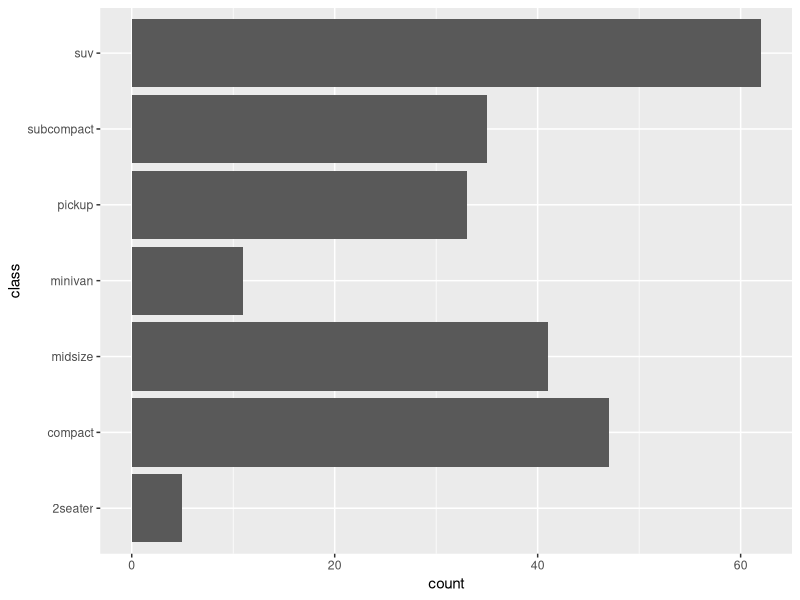
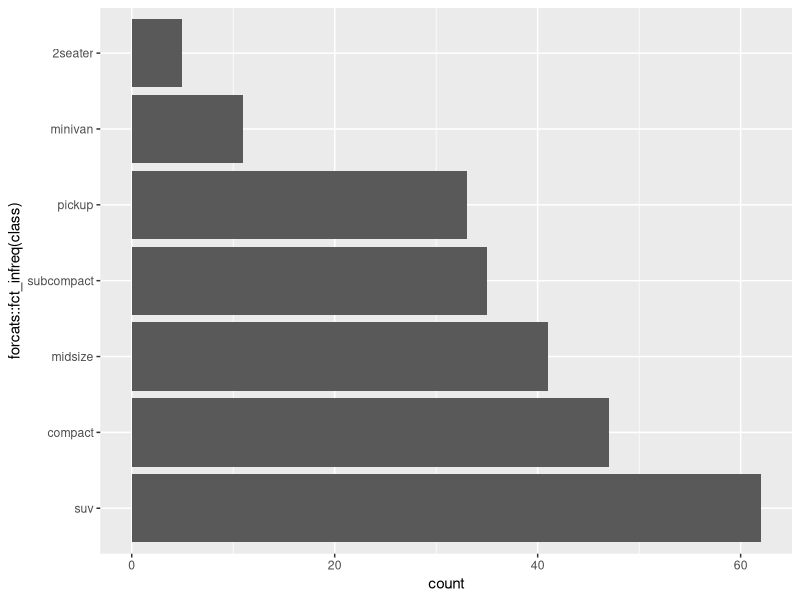
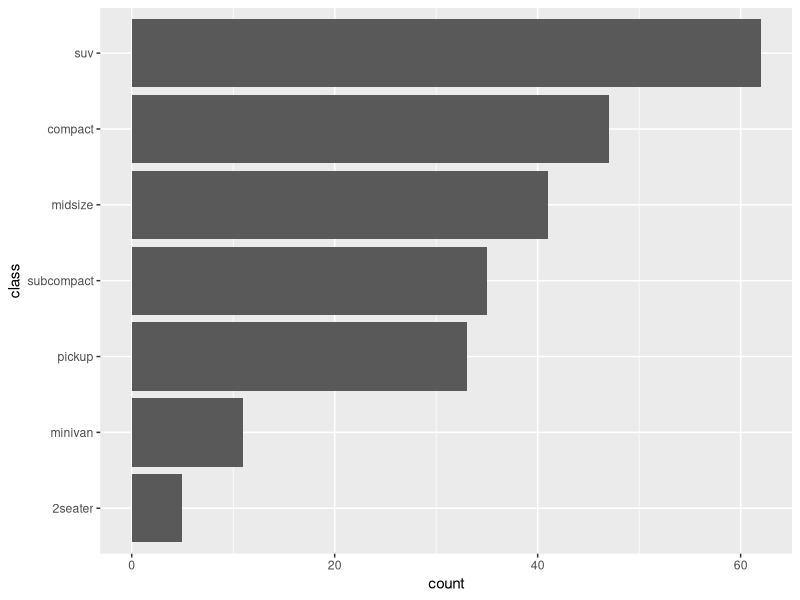
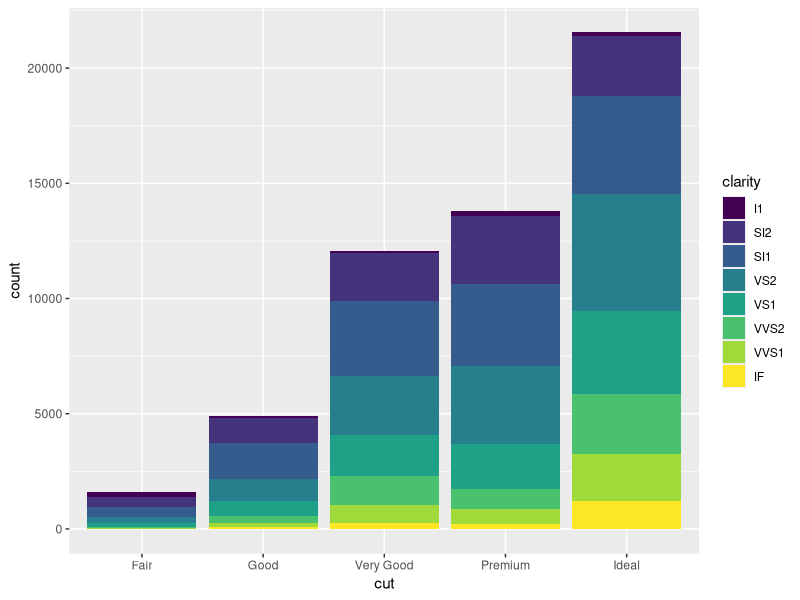
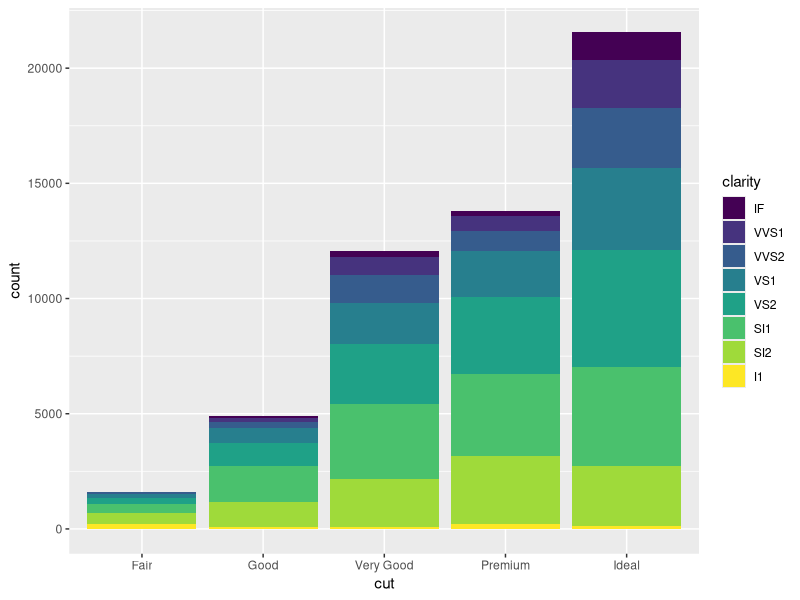
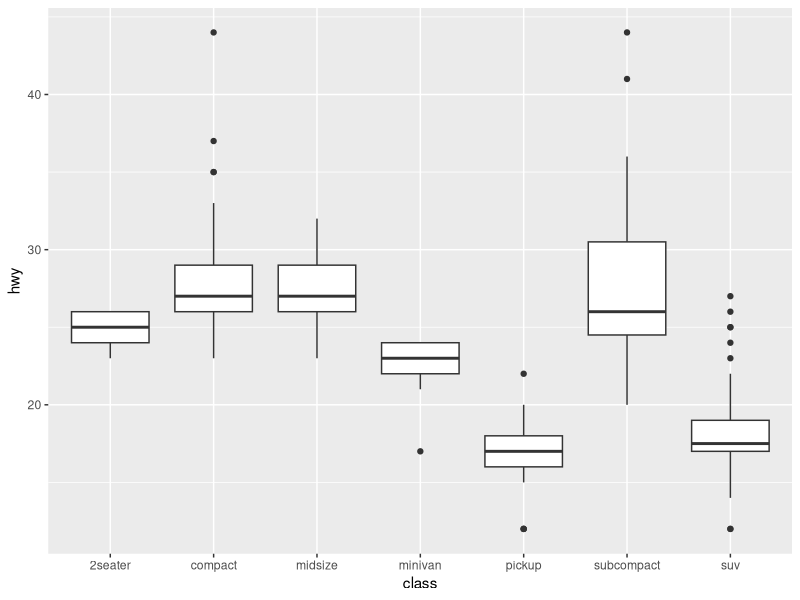
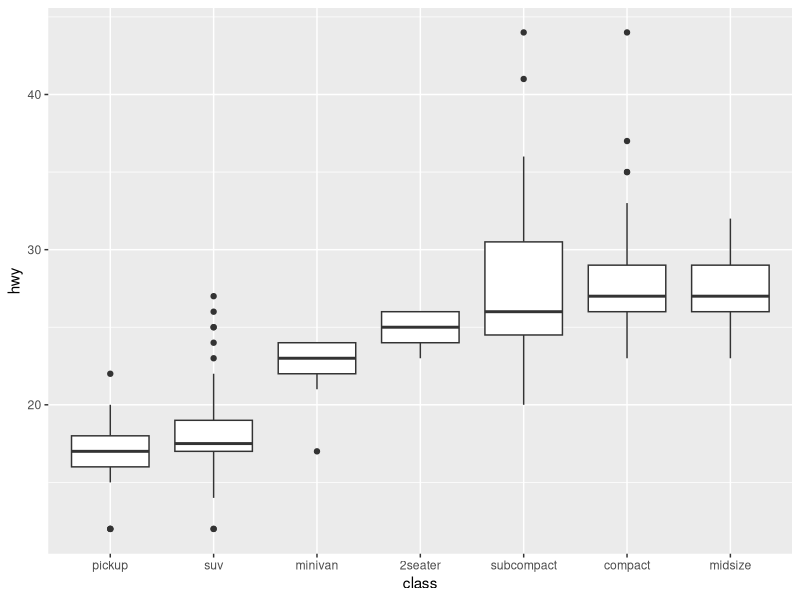
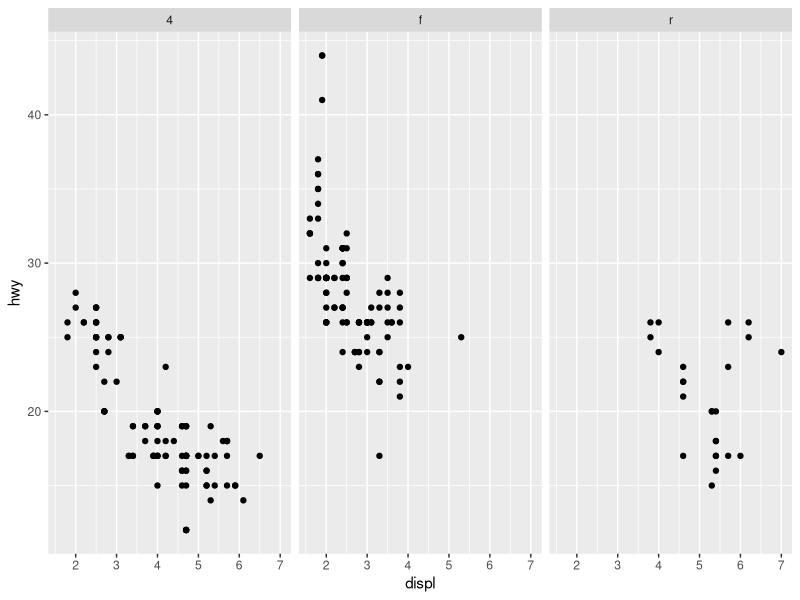

The R source for these figures, in order:
## ---- chunk 1
#| include: false
library(ggplot2)
library(dplyr)
library(tibble)
## ---- chunk 2
#| fig.alt: "A horizontal bar plot showing counts on the x-axis and seven
#|  types of cars on the y-axis. From bottom to top, the car types are in
#|  alphabetical order."
ggplot(mpg, aes(y = class)) +
  geom_bar()
## ---- chunk 3
#| fig.alt: "A horizontal bar plot showing counts on the x-axis and seven
#|  types of cars on the y-axis. From top to bottom, the car types are ordered
#|  by increasing number of cars."
ggplot(mpg, aes(y = forcats::fct_infreq(class))) +
  geom_bar()
## ---- chunk 4
#| fig.alt: "A horizontal bar plot showing counts on the x-axis and seven
#|  types of cars on the y-axis. From top to bottom, the car types are ordered
#|  in decreasing number of cars."
ggplot(mpg, aes(y = forcats::fct_rev(forcats::fct_infreq(class)))) +
  geom_bar() +
  labs(y = "class")
## ---- chunk 5
#| fig.alt: "A stacked bar plot showing counts on the y-axis and five cut 
#|  qualities of diamonds on the x-axis. Within every stacked bar, the fill 
#|  colour indicates an ordinal clarity of the diamond. The worst clarity has
#|  the darkest colour and the best quality has the lightest colour. The best
#|  clarity is the bar on the bottom."
ggplot(diamonds, aes(x = cut, fill = clarity)) +
  geom_bar()
## ---- chunk 6
#| fig.alt: "A stacked bar plot showing counts on the y-axis and five cut 
#|  qualities of diamonds on the x-axis. Within every stacked bar, the fill 
#|  colour indicates an ordinal clarity of the diamond. The worst clarity has
#|  the lightest colour and the best quality has the darkest colour. The worst
#|  clarity is the bar on the bottom."
ggplot(diamonds, aes(x = cut, fill = forcats::fct_rev(clarity))) +
  geom_bar() +
  labs(fill = "clarity")
## ---- chunk 7
#| fig.alt: "A boxplot showing the highway miles per gallon on the y-axis for
#|  seven types of car on the x-axis. The car types on the x-axis are in 
#|  alphabetical order."
ggplot(mpg, aes(x = class, y = hwy)) +
  geom_boxplot()
## ---- chunk 8
#| fig.alt: "A boxplot showing the highway miles per gallon on the y-axis for
#|  seven types of car on the x-axis. The car types on the x-axis sorted from
#|  left to right by increasing medians."
ggplot(mpg, aes(x = forcats::fct_reorder(class, hwy, .fun = median), y = hwy)) +
  geom_boxplot() +
  labs(x = "class")
## ---- chunk 9
#| fig.alt: "A scatter plot showing the engine displacement on the x-axis and
#|  highway miles per gallon on the y-axis of 234 cars. The plot has three 
#|  panels in a 1-row, 3-column layout for three types of drive train. The drive
#|  trains are ordered alphabetically in the horizontal direction."
ggplot(mpg, aes(x = displ, y = hwy)) +
  geom_point() +
  facet_wrap(~drv)
## ---- chunk 10
#| fig.alt: "A scatter plot showing the engine displacement on the x-axis and
#|  highway miles per gallon on the y-axis of 234 cars. The plot has three 
#|  panels in a 1-row, 3-column layout for three types of drive train. The drive
#|  trains are in the order 'r', 'f' and '4' from left to right."
ggplot(mpg, aes(x = displ, y = hwy)) +
  geom_point() +
  facet_wrap(~forcats::fct_relevel(drv, "r", "f", "4"))
## ---- chunk 11
df <- tibble::tribble(
  ~id, ~x,   ~y, ~shape,            ~fill,
  1,   0.01, 0,  "circle filled",   "blue",
  2,   1,    0,  "square filled",   "red",
  3,   0.99, 0,  "asterisk",        "black",
  4,   0,    0,  "triangle filled", "yellow"
)
## ---- chunk 12
#| fig.alt: "A scatter plot showing four points at the same y-positions but at 
#|  four x-positions, of which two are very distinct. Every point has a distinct 
#|  shape and colour. A yellow triangle is plotted on top of a blue circle. 
#|  A black asterisk is plotted on top of a red square."
ggplot(df, aes(x = x, y = y, fill = fill, shape = shape)) +
  geom_point(size = 8) +
  scale_shape_identity() +
  scale_fill_identity()
## ---- chunk 13
#| fig.alt: "A scatter plot showing four points at the same y-positions but at 
#|  four x-positions, of which two are very distinct. Every point has a distinct 
#|  shape and colour. A blue circle is plotted on top of a yellow triangle. A 
#|  red square is plotted on top of a black asterisk."
df_arranged <- df |> dplyr::arrange(x)

df_arranged |>
  ggplot(aes(x = x, y = y, fill = fill, shape = shape)) +
  geom_point(size = 8) +
  scale_shape_identity() +
  scale_fill_identity()
## ---- chunk 14
#| fig.alt:
#| - "A scatter plot showing four points at the same y-positions but at four 
#|  x-positions, of which two are very distinct. Every point has a distinct shape
#|  and colour. A yellow triangle is plotted on top of a blue circle. A black 
#|  asterisk is plotted on top of a red square."
#| - "A scatter plot showing four points at the same y-positions but at four 
#|  x-positions, of which two are very distinct. Every point has a distinct shape
#|  and colour. A blue circle is plotted on top of a yellow triangle. A black 
#|  asterisk is plotted on top of a red square."

ggplot(mapping = aes(x = x, y = y, fill = fill, shape = shape)) +
  geom_point(data = df |> filter(shape != "asterisk"), size = 8) +
  geom_point(data = df |> filter(shape == "asterisk"), size = 8) +
  scale_shape_identity() +
  scale_fill_identity()

ggplot(mapping = aes(x = x, y = y, fill = fill, shape = shape)) +
  geom_point(data = df_arranged |> filter(shape != "asterisk"), size = 8) +
  geom_point(data = df_arranged |> filter(shape == "asterisk"), size = 8) +
  scale_shape_identity() +
  scale_fill_identity()
